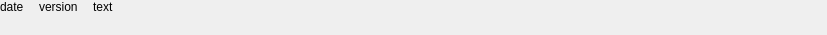
<?xml version="1.0" encoding="UTF-8"?>
<ui version="4.0">
 <class>UpdateCommentsRow</class>
 <widget class="QWidget" name="UpdateCommentsRow">
  <property name="geometry">
   <rect>
    <x>0</x>
    <y>0</y>
    <width>827</width>
    <height>35</height>
   </rect>
  </property>
  <property name="windowTitle">
   <string>Form</string>
  </property>
  <layout class="QHBoxLayout" name="horizontalLayout" stretch="0,0,1">
   <property name="spacing">
    <number>15</number>
   </property>
   <property name="leftMargin">
    <number>0</number>
   </property>
   <property name="topMargin">
    <number>0</number>
   </property>
   <property name="rightMargin">
    <number>0</number>
   </property>
   <property name="bottomMargin">
    <number>0</number>
   </property>
   <item>
    <widget class="QLabel" name="lbl_date">
     <property name="text">
      <string>date</string>
     </property>
     <property name="alignment">
      <set>Qt::AlignLeading|Qt::AlignLeft|Qt::AlignTop</set>
     </property>
    </widget>
   </item>
   <item>
    <widget class="QLabel" name="lbl_version">
     <property name="text">
      <string>version</string>
     </property>
     <property name="alignment">
      <set>Qt::AlignLeading|Qt::AlignLeft|Qt::AlignTop</set>
     </property>
    </widget>
   </item>
   <item>
    <widget class="QLabel" name="lbl_text">
     <property name="text">
      <string>text</string>
     </property>
     <property name="scaledContents">
      <bool>false</bool>
     </property>
     <property name="alignment">
      <set>Qt::AlignLeading|Qt::AlignLeft|Qt::AlignTop</set>
     </property>
     <property name="wordWrap">
      <bool>true</bool>
     </property>
    </widget>
   </item>
  </layout>
 </widget>
 <resources/>
 <connections/>
</ui>
